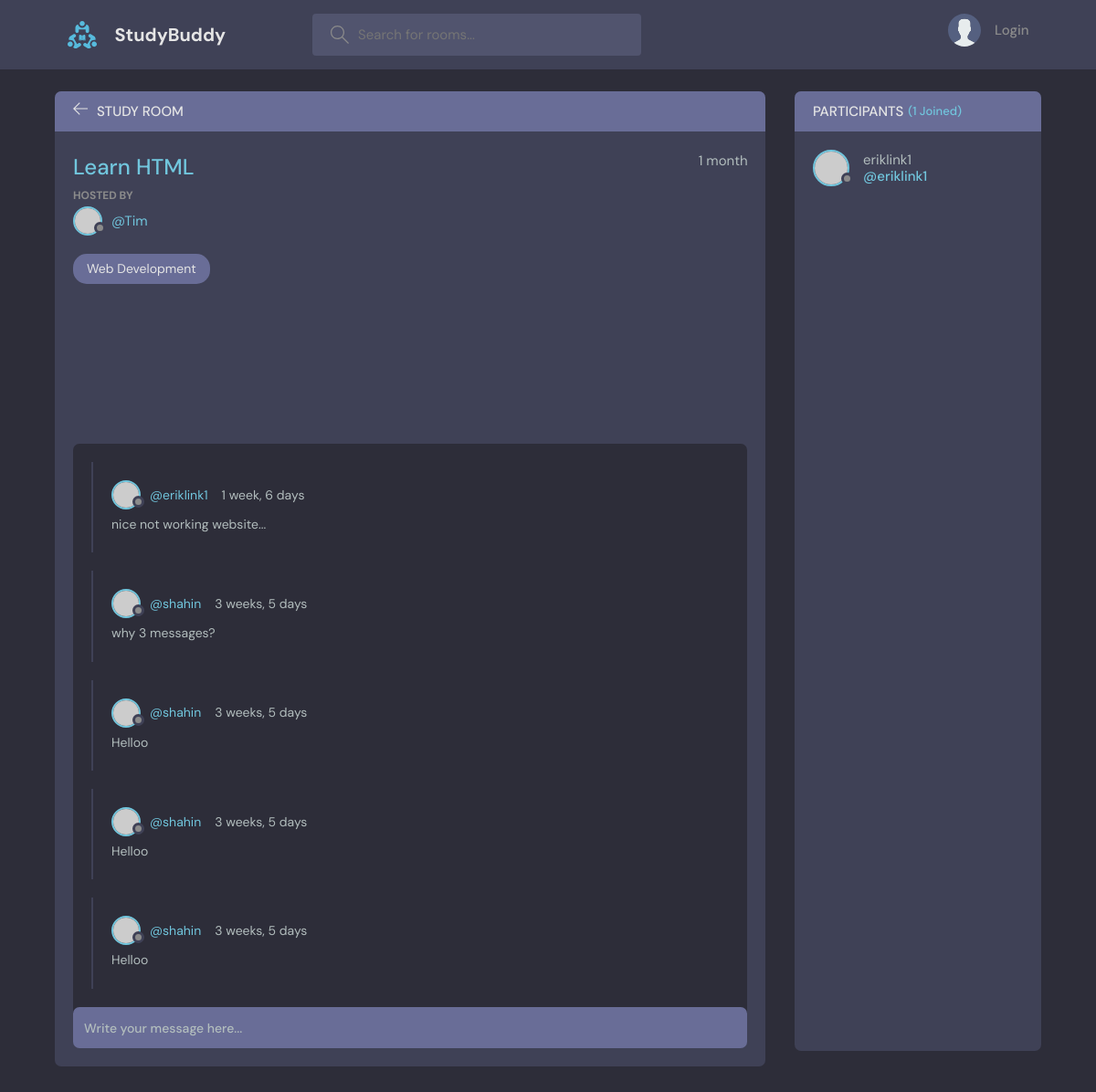
Page /room/4/ on the earlier database version.
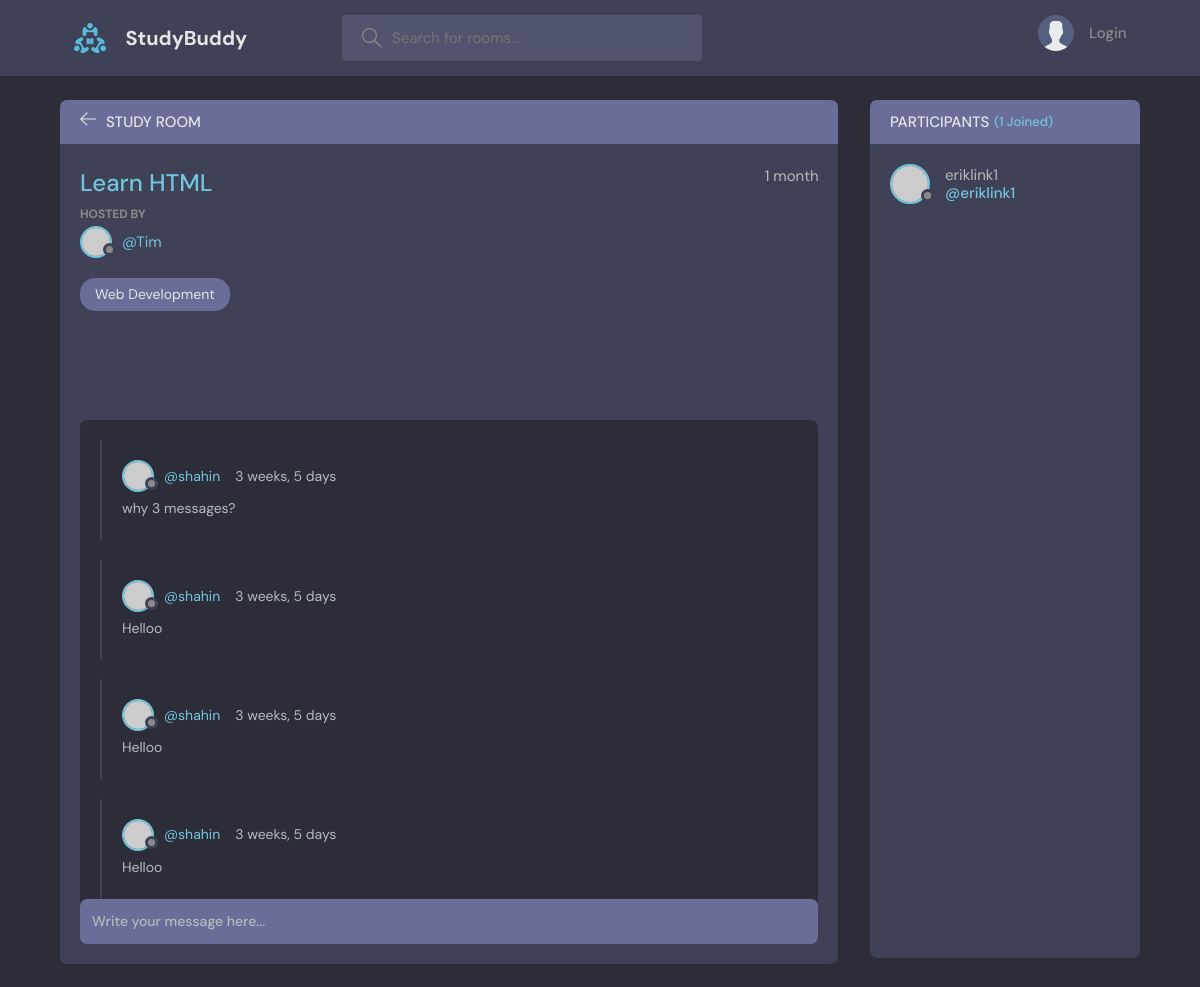
Same page on the later database version.
### base/models.py (models this page shows, shortened)
class Message(models.Model):
    user = models.ForeignKey(User, on_delete = models.CASCADE) #from built in User table
    room = models.ForeignKey(Room, on_delete = models.CASCADE) #models.SET_NULL room deleted-messages will be NULL connected, models.CASCADE room deleted-messages deleted
    body = models.TextField(max_length= 3000)
    updated = models.DateTimeField(auto_now = True) #takes every save
    created = models.DateTimeField(auto_now_add = True) #takes when it s created
    class Meta:
        ordering = ['-updated','-created']

### base/views.py (the view, shortened to what this page needs)
# urls.py: path('room/<str:pk>/', views.room, name = 'room'),
def room (request,pk):
    room = Room.objects.get(id = pk)
    room_messages = room.message_set.all().order_by('-created')
    participants = room.participants.all()
    context = {'room':room, 'room_messages':room_messages,'participants' : participants}
    return render(request, 'base/room.html', context)

### base/models.py (called while the page is built)
    def __str__(self):
        return self.name

### base/templates/base/room.html (shortened to what this page needs)
{% extends 'main.html'%}
{%block content%}
    <main class="profile-page layout layout--2">
      <div class="container">
        <div class="room">
          <div class="room__top">
            <div class="room__topLeft">
              <a href="{%url 'home'%}">
                <svg version="1.1" xmlns="http://www.w3.org/2000/svg" width="32" height="32" viewBox="0 0 32 32">
                  <title>arrow-left</title>
                  <path
                    d="M13.723 2.286l-13.723 13.714 13.719 13.714 1.616-1.611-10.96-10.96h27.625v-2.286h-27.625l10.965-10.965-1.616-1.607z"
                  ></path>
                </svg>
              </a>
              <h3>Study Room</h3>
            </div>
          </div>
          <div class="room__box scroll">
            <div class="room__header scroll">
              <div class="room__info">
                <h3>{{room.name}}</h3>
                <span>{{room.created|timesince}}</span>
              </div>
              <div class="room__hosted">
                <p>Hosted By</p>
                <a href="{% url 'user-profile' room.host.id%}" class="room__author">
                  <div class="avatar avatar--small">
                    <img src="https://randomuser.me/api/portraits/men/37.jpg" />
                  </div>
                  <span>@{{room.host.username}}</span>
                </a>
              </div>
              <span class="room__topics">{{room.topic}}</span>
            </div>
            <div class="room__conversation">
              <div class="threads scroll">
                {%for message in room_messages%}
                <div class="thread">
                  <div class="thread__top">
                    <div class="thread__author">
                      <a href="{%url 'user-profile' message.user.id%}" class="thread__authorInfo">
                        <div class="avatar avatar--small">
                          <img src="https://randomuser.me/api/portraits/men/37.jpg" />
                        </div>
                        <span>@{{message.user.username}}</span>
                      </a>
                      <span class="thread__date">{{message.created|timesince}}</span>
                    </div>
                  </div>
                  <div class="thread__details">
                 {{message.body}}
                  </div>
                </div>
                {%endfor%}
              </div>
            </div>
          </div>
          <div class="room__message">
            <form action="" method = "POST">
              <input name="body" placeholder="Write your message here..." /></form>
          </div>
        </div>
        <div class="participants">
          <h3 class="participants__top">Participants <span>({{participants.count}} Joined)</span></h3>
          <div class="participants__list scroll">
            {% for user in participants%}
            <a href="{% url 'user-profile' user.id %}" class="participant">
              <div class="avatar avatar--medium">
                <img src="https://randomuser.me/api/portraits/men/37.jpg" />
              </div>
              <p>
                {{user.username}}
                <span>@{{user.username}}</span>
              </p>
            </a>
            {%endfor%}
          </div>
        </div>
      </div>
    </main>
{%endblock %}

Differences in the rows shown:
removed Message: user.username "eriklink1", created "1 week, 6 days", body "nice not working website..."
